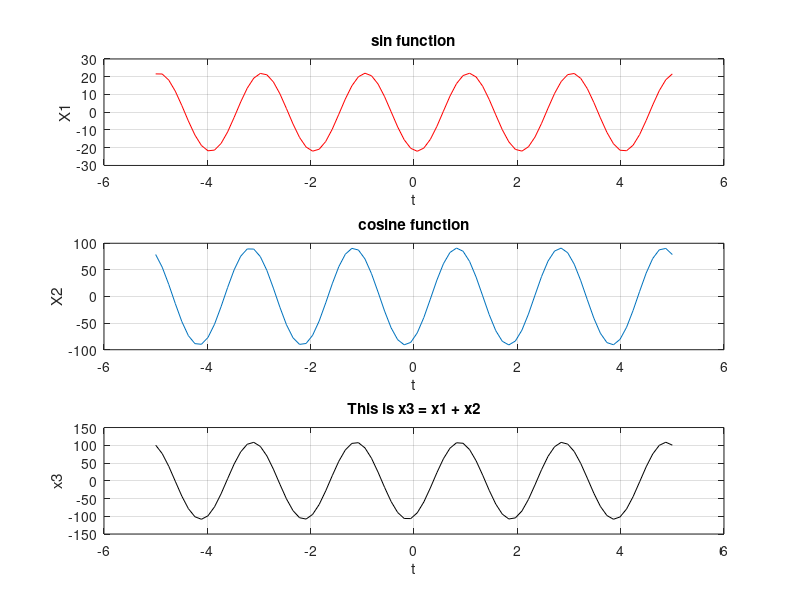

MATLAB code for this plot:
% ID = 22-47019-1 AB = 22, GH = 91, CDEF = 4701, DG = 79
t = linspace(-5, 5,80); % 80 samples
CDEF = 4701;
A1 = 22; %AB
phase_degree1 = 79; %j1
phase_rad1 = deg2rad(phase_degree1); %j1 
x1 = A1*sin(2*pi*CDEF*t + phase_rad1);
subplot(3, 1, 1)
plot(t, x1, 'r')
xlabel('t')
ylabel('X1')
title('sin function')
grid on;

% ID = 22-47019-1 , AB = 22, GH = 91, CDEF = 4701
A2 = 91; %GH
phase_degree2 = 30;% j2
phase_rad2 = deg2rad(phase_degree2); %j2
x2 = A2*cos(2*pi*CDEF*t + phase_rad2); % Here phase_rad2 = j2
subplot(3, 1, 2)
plot(t, x2)
xlabel('t')
ylabel('X2')
title('cosine function')
grid on

x3 = x1 + x2;
subplot(3, 1, 3);
plot(t, x3, 'k');
xlabel('t')
ylabel('x3')
title('This is x3 = x1 + x2')
grid on